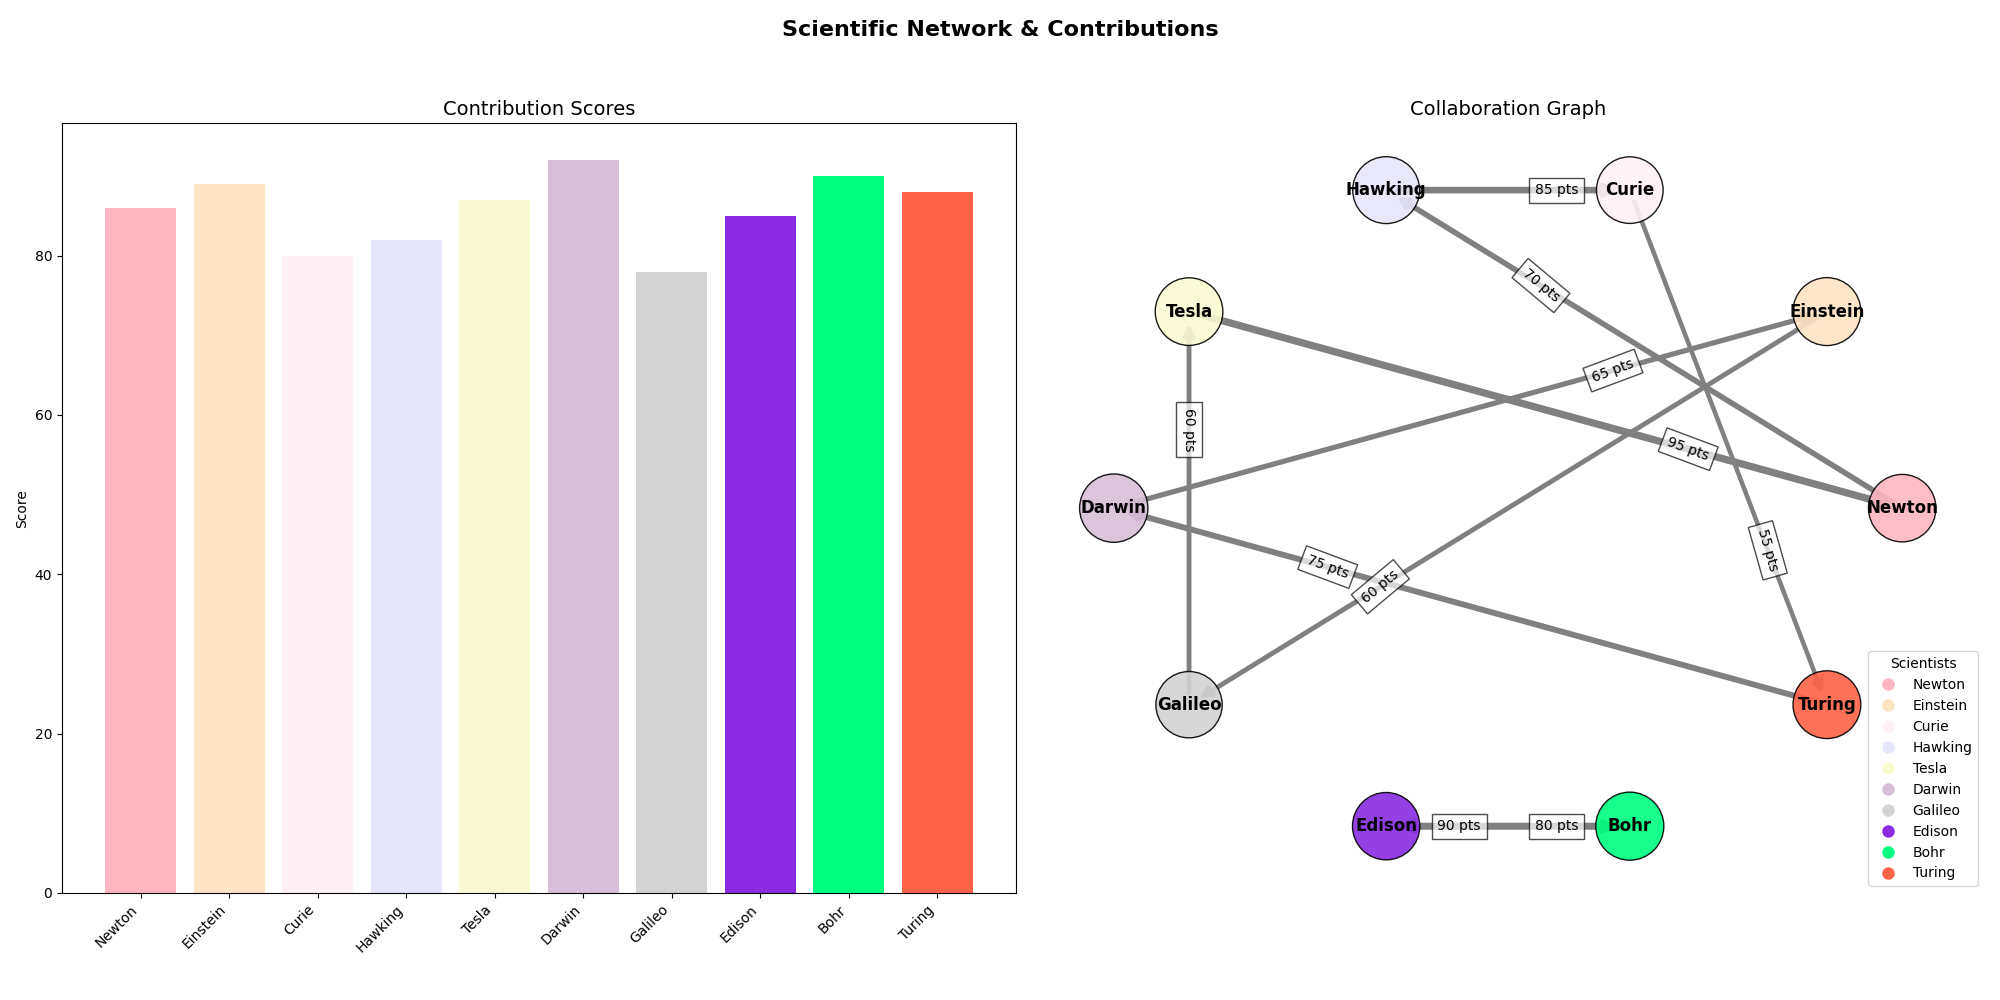

The Python source for this figure:
import matplotlib.pyplot as plt
import networkx as nx

scientists = ['Newton', 'Einstein', 'Curie', 'Hawking', 'Tesla', 'Darwin', 'Galileo', 'Edison', 'Bohr', 'Turing']
collaborations = [
    ('Newton', 'Hawking', 70),
    ('Einstein', 'Galileo', 60),
    ('Curie', 'Turing', 55),
    ('Hawking', 'Curie', 85),
    ('Tesla', 'Newton', 95),
    ('Darwin', 'Einstein', 65),
    ('Edison', 'Bohr', 80),
    ('Galileo', 'Tesla', 60),
    ('Bohr', 'Edison', 90),
    ('Turing', 'Darwin', 75),
]

contribution_scores = {
    'Newton': 86,
    'Einstein': 89,
    'Curie': 80,
    'Hawking': 82,
    'Tesla': 87,
    'Darwin': 92,
    'Galileo': 78,
    'Edison': 85,
    'Bohr': 90,
    'Turing': 88
}

G = nx.DiGraph()
G.add_nodes_from(scientists)

for source, target, impact in collaborations:
    G.add_edge(source, target, weight=impact)

node_sizes = [1500 + contribution_scores[scientist]*10 for scientist in scientists]

pos = nx.circular_layout(G)

edge_labels = {(u, v): f'{d["weight"]} pts' for u, v, d in G.edges(data=True)}
edge_widths = [0.5 + G[u][v]['weight'] / 20 for u, v in G.edges()]

node_colors = ['#FFB6C1', '#FFE4C4', '#FFF0F5', '#E6E6FA', '#FAFAD2', '#D8BFD8', '#D3D3D3', '#8A2BE2', '#00FF7F', '#FF6347']

fig, axs = plt.subplots(1, 2, figsize=(20, 10))
fig.suptitle('Scientific Network & Contributions', fontsize=16, fontweight='bold')

axs[1].set_title('Collaboration Graph', fontsize=14)
nx.draw_networkx_nodes(G, pos, ax=axs[1], node_size=node_sizes, node_color=node_colors, alpha=0.9, edgecolors='black')
nx.draw_networkx_edges(G, pos, ax=axs[1], edgelist=G.edges, edge_color='gray', arrows=True, arrowsize=15, width=edge_widths)
nx.draw_networkx_labels(G, pos, ax=axs[1], font_size=12, font_weight='bold')

nx.draw_networkx_edge_labels(G, pos, edge_labels=edge_labels, font_size=10, label_pos=0.3, bbox=dict(facecolor='white', alpha=0.7))
axs[1].axis('off')

scientists_labels = list(contribution_scores.keys())
contributions_values = list(contribution_scores.values())
colors = [node_colors[scientists.index(name)] for name in scientists_labels]

axs[0].set_title('Contribution Scores', fontsize=14)
axs[0].bar(scientists_labels, contributions_values, color=colors)
axs[0].set_ylabel('Score')
axs[0].set_xticklabels(scientists_labels, rotation=45, ha='right')

legend_lines = [plt.Line2D([0], [0], marker='o', color='w', markersize=10, markerfacecolor=node_colors[i]) for i in range(len(scientists))]
plt.legend(legend_lines, scientists, title="Scientists", loc='lower right', bbox_to_anchor=(1, 0))

plt.tight_layout(rect=[0, 0.03, 1, 0.95])

plt.show()
